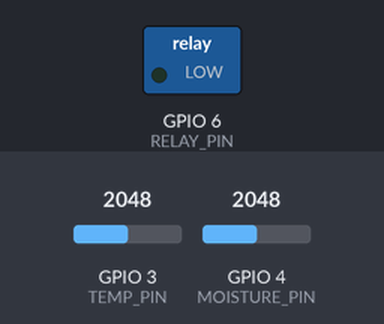
The sketch below on a simulated ESP32-S3. Parts: switched loads named in the sketch (green lamp = pin HIGH). The inputs (shaded band) are chosen by the test bench; at power-on: GPIO 3 (TEMP_PIN) = 2048, GPIO 4 (MOISTURE_PIN) = 2048 (analog values on the 0–4095 scale). WiFi joins after 1.5 s; servers stay silent unless stated; uploads are accepted with an empty reply; the local clock reads 2024-03-15 10:24:30 at power-on unless the sketch sets it; what the sketch prints to the serial monitor is not drawn.

Above: at 17.0 s.
At 32.1 s:
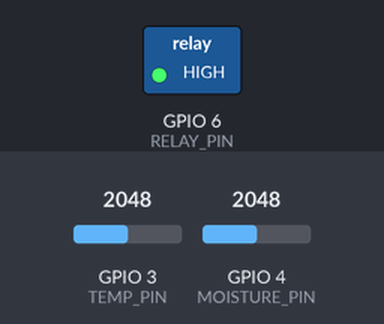
Timing chart, 0 to 44.6 s (numbered marks = the images above):
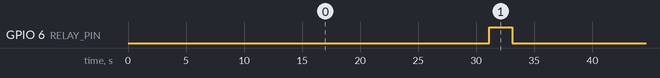

Measured:
- by itself, GPIO 6 (RELAY_PIN): alternates HIGH for 2.0 s and LOW for 30.0 s

The sketch:

PlantMind_ESP32_Code.ino
```cpp
// PlantMind - Sensor + Pump + Firebase Upload
// Heltec LoRa32 V3 (ESP32-S3)
// KY-028 Temp → GPIO3 (AO), Moisture → GPIO4, Relay → GPIO6
// Sends sensor readings to Firebase Realtime Database every 60 seconds

#include <Arduino.h>
#include <WiFi.h>
#include <HTTPClient.h>
#include <time.h>
#include <math.h>

// ─── WIFI CREDENTIALS ───────────────────────────────────────────
#define WIFI_SSID     "VM4738906"
#define WIFI_PASSWORD "xx2ttxJpfufkyjen"

// ─── FIREBASE CONFIG ────────────────────────────────────────────
#define FIREBASE_URL  "https://plantmind-18003-default-rtdb.firebaseio.com"

// ─── PIN DEFINITIONS ────────────────────────────────────────────
#define TEMP_PIN      3    // KY-028 analog output (AO)
#define MOISTURE_PIN  4    // Capacitive soil moisture sensor
#define RELAY_PIN     6    // Relay control

// ─── SETTINGS ───────────────────────────────────────────────────
#define ADC_MAX          4095
#define MOISTURE_LOW     53.5    // Pump triggers below this %
#define MOISTURE_SAMPLES 5       // Readings to average per cyclenn
#define RELAY_ON         HIGH
#define RELAY_OFF        LOW
#define UPLOAD_INTERVAL  60000   // Upload every 60 seconds (ms)
#define READ_INTERVAL    2000    // Read sensors every 2 seconds (ms)
#define PUMP_DURATION    2000    // Pump runs for 2 seconds max (ms)
#define PUMP_COOLDOWN    30000   // Wait 30 seconds before pumping again (ms)

// ─── KY-028 THERMISTOR CONSTANTS (Steinhart-Hart) ───────────────
#define THERMISTOR_NOMINAL   100000  // Resistance at 25°C (100kΩ — typical for KY-028)
#define TEMPERATURE_NOMINAL  25.0    // Reference temperature (°C)
#define B_COEFFICIENT        3950    // Beta coefficient of thermistor
#define SERIES_RESISTOR      100000  // Series resistor on the module (100kΩ)
#define TEMP_OFFSET          -33.0   // Calibration offset — adjust if reading is off

// ─── STATE ──────────────────────────────────────────────────────
bool pumpRunning      = false;
bool pumpStateChanged = false;
unsigned long lastUpload   = 0;
unsigned long lastRead     = 0;
unsigned long pumpStarted  = 0;   // When the pump was turned on
unsigned long lastPumpEnd  = 0;   // When the pump last finished (for cooldown)
float lastMoisture    = 0;
float lastTemperature = 0;

// ─── WIFI CONNECT ───────────────────────────────────────────────
void connectWiFi() {
  Serial.print("Connecting to WiFi");
  WiFi.begin(WIFI_SSID, WIFI_PASSWORD);

  int attempts = 0;
  while (WiFi.status() != WL_CONNECTED && attempts < 20) {
    delay(500);
    Serial.print(".");
    attempts++;
  }

  if (WiFi.status() == WL_CONNECTED) {
    Serial.println();
    Serial.print("Connected! IP: ");
    Serial.println(WiFi.localIP());

    // Sync time via NTP (needed for timestamps)
    configTime(0, 0, "pool.ntp.org", "time.nist.gov");
    Serial.print("Syncing time");
    time_t now = 0;
    int timeAttempts = 0;
    while (now < 1700000000 && timeAttempts < 20) {
      delay(500);
      Serial.print(".");
      time(&now);
      timeAttempts++;
    }
    Serial.println(" OK");
  } else {
    Serial.println();
    Serial.println("WiFi FAILED — running offline (pump still works)");
  }
}

// ─── READ KY-028 TEMPERATURE ────────────────────────────────────
// Converts raw ADC value from the thermistor into Celsius using
// the Steinhart-Hart simplified B-parameter equation.
float readTemperature() {
  // Average multiple samples to reduce noise
  long sum = 0;
  for (int i = 0; i < MOISTURE_SAMPLES; i++) {
    sum += analogRead(TEMP_PIN);
    delay(10);
  }
  float raw = sum / (float)MOISTURE_SAMPLES;

  // Debug: uncomment to see raw ADC value
  // Serial.print("[DEBUG] Temp ADC raw: ");
  // Serial.println(raw, 1);

  // Convert ADC to resistance
  // KY-028 module: thermistor to VCC, series resistor to GND
  if (raw <= 0 || raw >= ADC_MAX) return -999;  // Bad reading guard
  float resistance = SERIES_RESISTOR * (raw / (ADC_MAX - raw));

  // Serial.print("[DEBUG] Resistance: ");
  // Serial.println(resistance, 0);

  // Steinhart-Hart B-parameter equation
  float steinhart = resistance / THERMISTOR_NOMINAL;       // R/Ro
  steinhart = log(steinhart);                               // ln(R/Ro)
  steinhart /= B_COEFFICIENT;                              // 1/B * ln(R/Ro)
  steinhart += 1.0 / (TEMPERATURE_NOMINAL + 273.15);       // + (1/To)
  steinhart = 1.0 / steinhart;                             // Invert
  float tempValue = steinhart - 273.15;

  // Apply calibration offset
  float celsius = tempValue + TEMP_OFFSET;

  return celsius;
}

// ─── SEND DATA TO FIREBASE ──────────────────────────────────────
void sendToFirebase(float moisture, float temperature, bool pumpOn) {
  if (WiFi.status() != WL_CONNECTED) {
    Serial.println("WiFi disconnected — skipping upload");
    connectWiFi();
    return;
  }

  time_t now;
  time(&now);

  // Build JSON — field names must match what the dashboard reads
  String json = "{";
  json += "\"moisture\":"    + String(moisture, 1)     + ",";
  json += "\"temperature\":" + String(temperature, 1)  + ",";
  json += "\"pumpOn\":"      + String(pumpOn ? "true" : "false") + ",";
  json += "\"timestamp\":"   + String((unsigned long)now);
  json += "}";

  HTTPClient http;
  String url = String(FIREBASE_URL) + "/readings.json";
  http.begin(url);
  http.setTimeout(5000);
  http.addHeader("Content-Type", "application/json");

  int httpCode = http.POST(json);

  if (httpCode == 200) {
    Serial.println("Firebase: uploaded OK");
  } else {
    Serial.print("Firebase: FAILED (HTTP ");
    Serial.print(httpCode);
    Serial.println(")");
    Serial.println(http.getString());
  }

  http.end();
}

// ─── SETUP ──────────────────────────────────────────────────────
void setup() {
  Serial.begin(115200);
  delay(1000);

  analogReadResolution(12);

  pinMode(RELAY_PIN, OUTPUT);
  digitalWrite(RELAY_PIN, RELAY_OFF);

  Serial.println("=================================");
  Serial.println("  PlantMind — Firebase Edition");
  Serial.println("  Heltec LoRa32 V3 (ESP32-S3)");
  Serial.println("  KY-028 Temperature Sensor");
  Serial.println("=================================");

  connectWiFi();

  Serial.println();
  Serial.print("Pump ON < "); Serial.print(MOISTURE_LOW);
  Serial.print("% | Duration: "); Serial.print(PUMP_DURATION / 1000);
  Serial.print("s | Cooldown: "); Serial.print(PUMP_COOLDOWN / 1000);
  Serial.println("s");
  Serial.print("Upload interval: ");
  Serial.print(UPLOAD_INTERVAL / 1000);
  Serial.println(" seconds");
  Serial.println();
}

// ─── MAIN LOOP ──────────────────────────────────────────────────
void loop() {
  unsigned long now = millis();

  // ── Read sensors every 2 seconds ──
  if (now - lastRead >= READ_INTERVAL) {
    lastRead = now;

    // Read temperature from KY-028
    lastTemperature = readTemperature();

    // Read soil moisture (averaged, capacitive — inverted)
    long moistureSum = 0;
    for (int s = 0; s < MOISTURE_SAMPLES; s++) {
      moistureSum += analogRead(MOISTURE_PIN);
      delay(10);
    }
    lastMoisture = 100.0 - (((moistureSum / MOISTURE_SAMPLES) / (float)ADC_MAX) * 100.0);

    // Pump control: trigger a 2-second burst if moisture is low
    if (!pumpRunning && lastMoisture < MOISTURE_LOW
        && (millis() - lastPumpEnd >= PUMP_COOLDOWN)) {
      pumpRunning = true;
      pumpStarted = millis();
      digitalWrite(RELAY_PIN, RELAY_ON);
      pumpStateChanged = true;
      Serial.println(">>> PUMP ON — 2 second burst");
    }

    // Print to serial
    Serial.print("Moisture: ");  Serial.print(lastMoisture, 1);
    Serial.print("% | Temp: ");  Serial.print(lastTemperature, 1);
    Serial.print("°C | Pump: "); Serial.println(pumpRunning ? "ON" : "OFF");
  }

  // ── Safety: auto-stop pump after PUMP_DURATION (runs every loop) ──
  if (pumpRunning && (millis() - pumpStarted >= PUMP_DURATION)) {
    pumpRunning = false;
    digitalWrite(RELAY_PIN, RELAY_OFF);
    lastPumpEnd = millis();
    Serial.println(">>> PUMP OFF — 2 second burst complete");

    // Re-read moisture right after watering to capture the change
    long moistureSum = 0;
    for (int s = 0; s < MOISTURE_SAMPLES; s++) {
      moistureSum += analogRead(MOISTURE_PIN);
      delay(10);
    }
    lastMoisture = 100.0 - (((moistureSum / MOISTURE_SAMPLES) / (float)ADC_MAX) * 100.0);
    Serial.print(">>> Post-water moisture: ");
    Serial.print(lastMoisture, 1);
    Serial.println("%");

    pumpStateChanged = true;
  }

  // ── Upload immediately on pump state change ──
  if (pumpStateChanged) {
    pumpStateChanged = false;
    Serial.println(">>> Pump state changed — uploading now");
    sendToFirebase(lastMoisture, lastTemperature, pumpRunning);
    lastUpload = millis();
  }

  // ── Regular upload every 60 seconds ──
  if (millis() - lastUpload >= UPLOAD_INTERVAL) {
    lastUpload = millis();
    sendToFirebase(lastMoisture, lastTemperature, pumpRunning);
  }
}
```
